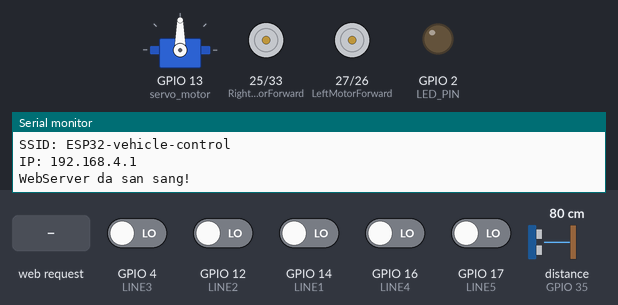
The sketch below on a simulated ESP32. Shown: servo, motor-driver pin pairs drawn as motors (green arrow = first pin HIGH = forward, orange = second pin HIGH = backward, longer = more drive), output pins drawn as LEDs (lit = HIGH), the last lines printed to the serial monitor. Wiring (inferred from the names in the program): ultrasonic range finder: trigger GPIO 32; echo GPIO 35. Inputs (shaded band) come from the test bench; at power-on: GPIO 4 (LINE3), GPIO 12 (LINE2), GPIO 14 (LINE1), GPIO 16 (LINE4), GPIO 17 (LINE5) LOW, distance to the obstacle (sensor on GPIO 35) 80 cm. The echo pulse lasts 58.3 µs per cm; pins used as bus, display or sensor lines are not drawn.

Above: at 1.2 s.
1.3 s: HTTP request GET /auto received
At 2.0 s:
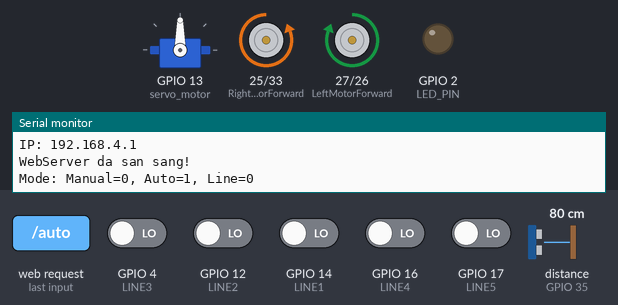
2.8 s: distance to the obstacle (sensor on GPIO 35) set to 34 cm
4.3 s: distance to the obstacle (sensor on GPIO 35) set to 29 cm
At 5.3 s:
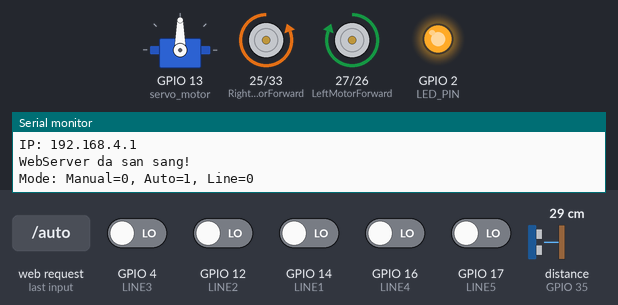
5.8 s: HTTP request GET /line received
At 6.3 s:
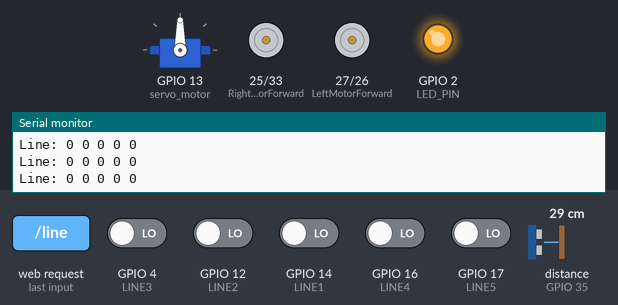
7.3 s: HTTP request GET /auto received
At 8.0 s:
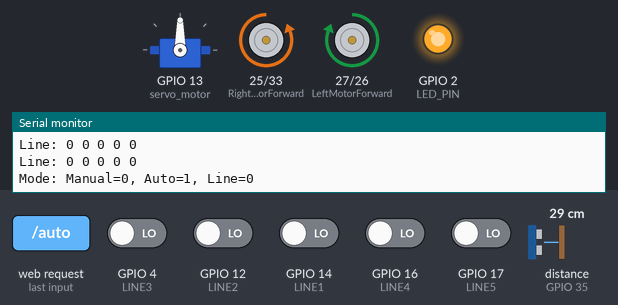
8.8 s: distance to the obstacle (sensor on GPIO 35) set to 25 cm
At 9.2 s:
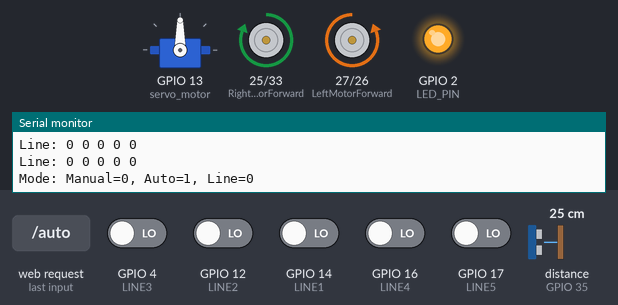
Timing chart, 0 to 12.8 s (numbered marks = the images above; inputs shaded):
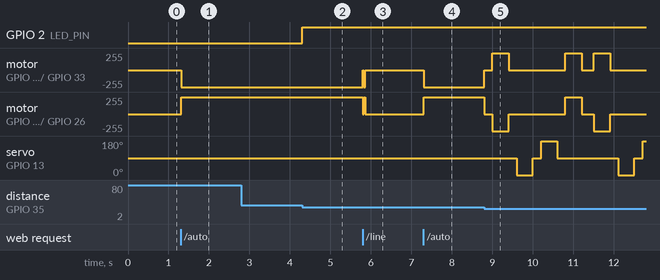

Measured:
- the behaviour switches between 32 and 31 cm on distance to the obstacle (sensor on GPIO 35) (found by bisection; images 1 and 2)
- the behaviour switches between 27 and 26 cm on distance to the obstacle (sensor on GPIO 35) (found by bisection; images 4 and 5)
- after the input at 1.3 s, motor on GPIO 25 (RightMotorForward) / GPIO 33 (RightMotorBackward): stopped → backward 255/255 at once; motor on GPIO 27 (LeftMotorForward) / GPIO 26 (LeftMotorBackward): stopped → forward 255/255 at once
- after the input at 2.8 s, every drawn part: stays the same
- after the input at 4.3 s, GPIO 2 (LED_PIN): LOW → HIGH at once
- after the input at 5.8 s, motor on GPIO 25 (RightMotorForward) / GPIO 33 (RightMotorBackward): backward 255/255 → stopped at once; motor on GPIO 27 (LeftMotorForward) / GPIO 26 (LeftMotorBackward): forward 255/255 → stopped at once
- after the input at 7.3 s, motor on GPIO 25 (RightMotorForward) / GPIO 33 (RightMotorBackward): stopped → backward 255/255 at once; motor on GPIO 27 (LeftMotorForward) / GPIO 26 (LeftMotorBackward): stopped → forward 255/255 at once

The sketch:

XeTuHanh.ino
```cpp
#include <WiFi.h>
#include <WebServer.h>
#include <ESP32Servo.h>

// ===== WiFi AP =====
const char* ap_ssid = "ESP32-vehicle-control";
const char* ap_password = "12345678";

WebServer server(80);

// ===== ĐỘNG CƠ =====
const int LeftMotorForward  = 27;
const int LeftMotorBackward = 26;
const int RightMotorForward = 25;
const int RightMotorBackward= 33;

// ===== SIÊU ÂM + SERVO + LED =====
#define TRIG_PIN 32
#define ECHO_PIN 35
#define LED_PIN  2
Servo servo_motor;

// ===== CẢM BIẾN DÒ LINE (5 mắt) =====
#define LINE1 14
#define LINE2 12
#define LINE3 4
#define LINE4 16
#define LINE5 17

// ===== BIẾN TRẠNG THÁI =====
int distance = 100;
int speedMotor = 200;
bool manualMode = true;
bool autoMode = false;
bool lineMode = false;

enum Direction {STOP, FORWARD, BACKWARD, LEFT, RIGHT};
Direction lastLineDirection = FORWARD;
unsigned long lostLineTime = 0;

void setup() {
  Serial.begin(115200);

  pinMode(LeftMotorForward, OUTPUT);
  pinMode(LeftMotorBackward, OUTPUT);
  pinMode(RightMotorForward, OUTPUT);
  pinMode(RightMotorBackward, OUTPUT);

  pinMode(TRIG_PIN, OUTPUT);
  pinMode(ECHO_PIN, INPUT);
  pinMode(LED_PIN, OUTPUT);

  servo_motor.attach(13, 500, 2400);
  servo_motor.write(90);

  pinMode(LINE1, INPUT);
  pinMode(LINE2, INPUT);
  pinMode(LINE3, INPUT);
  pinMode(LINE4, INPUT);
  pinMode(LINE5, INPUT);

  WiFi.softAP(ap_ssid, ap_password);
  Serial.println("ESP32 da tao WiFi AP");
  Serial.print("SSID: "); Serial.println(ap_ssid);
  Serial.print("IP: "); Serial.println(WiFi.softAPIP());

  // ===== ROUTES WEB =====
  server.on("/", handleRoot);

  server.on("/forward", [](){ if(manualMode) moveForward(); server.send(200, "text/plain", "Forward"); });
  server.on("/backward", [](){ if(manualMode) moveBackward(); server.send(200, "text/plain", "Backward"); });
  server.on("/left", [](){ if(manualMode) turnLeft(); server.send(200, "text/plain", "Left"); });
  server.on("/right", [](){ if(manualMode) turnRight(); server.send(200, "text/plain", "Right"); });
  server.on("/stop", [](){ moveStop(); server.send(200, "text/plain", "Stop"); });

  server.on("/manual", [](){ setMode(true, false, false); server.send(200, "text/plain", "Manual Mode"); });
  server.on("/auto",   [](){ setMode(false, true, false); server.send(200, "text/plain", "Auto Obstacle Mode"); });
  server.on("/line",   [](){ setMode(false, false, true); server.send(200, "text/plain", "Line Follower Mode"); });

  server.on("/speed", [](){
    if(server.hasArg("val")){
      speedMotor = server.arg("val").toInt();
      speedMotor = constrain(speedMotor, 0, 255);
    }
    server.send(200, "text/plain", "OK");
  });

  server.on("/led", [](){
    if(distance <= 30) server.send(200, "text/plain", "ON");
    else server.send(200, "text/plain", "OFF");
  });

  server.begin();
  Serial.println("WebServer da san sang!");
}

void loop() {
  server.handleClient();

  distance = readPing();
  if (distance <= 30) {
    digitalWrite(LED_PIN, HIGH);
  } else {
    digitalWrite(LED_PIN, LOW);
  }

  if (autoMode) {
    runAutoObstacle();
  } else if (lineMode) {
    runLineFollower();
  }
}

// ===== CHUYỂN CHẾ ĐỘ =====
void setMode(bool manual, bool autoObs, bool line) {
  moveStop();
  manualMode = manual;
  autoMode = autoObs;
  lineMode = line;
  Serial.printf("Mode: Manual=%d, Auto=%d, Line=%d\n", manualMode, autoMode, lineMode);
}

// ===== TRÁNH VẬT CẢN (giống code gốc) =====
void runAutoObstacle() {
  int distanceRight = 0;
  int distanceLeft = 0;

  distance = readPing();
  if (distance <= 25) {
    moveStop();
    delay(200);
    moveBackward();
    delay(400);
    moveStop();
    delay(200);

    distanceRight = lookRight();
    delay(200);
    distanceLeft = lookLeft();
    delay(200);

    if (distanceRight >= distanceLeft) {
      turnRight();
      delay(400);
    } else {
      turnLeft();
      delay(400);
    }
    moveStop();
    delay(100);
  } else {
    moveForward();
  }
}

int lookRight() {
  servo_motor.write(0);
  delay(400);
  int d = readPing();
  servo_motor.write(90);
  return d;
}

int lookLeft() {
  servo_motor.write(180);
  delay(400);
  int d = readPing();
  servo_motor.write(90);
  return d;
}

int readPing() {
  long duration;
  int cm;
  digitalWrite(TRIG_PIN, LOW);
  delayMicroseconds(2);
  digitalWrite(TRIG_PIN, HIGH);
  delayMicroseconds(10);
  digitalWrite(TRIG_PIN, LOW);

  duration = pulseIn(ECHO_PIN, HIGH, 30000);
  cm = duration * 0.034 / 2;
  if (cm == 0 || cm > 400) cm = 400;
  return cm;
}

// ===== DÒ LINE =====
void runLineFollower() {
  int s1 = digitalRead(LINE1);
  int s2 = digitalRead(LINE2);
  int s3 = digitalRead(LINE3);
  int s4 = digitalRead(LINE4);
  int s5 = digitalRead(LINE5);

  Serial.printf("Line: %d %d %d %d %d\n", s1, s2, s3, s4, s5);

  // ===== LOGIC MỚI: 1 = thấy line đen (active HIGH - phổ biến nhất) =====
  if ((s2 == 1 && s3 == 1) || s3 == 1 || (s3 == 1 && s4 == 1)) {
    setLineDirection(FORWARD);
  }
  else if (s1 == 1 || (s1 == 1 && s2 == 1)) {
    setLineDirection(RIGHT);
  }
  else if (s2 == 1) {
    setLineDirection(RIGHT);
  }
  else if (s5 == 1 || (s4 == 1 && s5 == 1)) {
    setLineDirection(LEFT);
  }
  else if (s4 == 1) {
    setLineDirection(LEFT);
  }
  else {
    setLineDirection(lastLineDirection);
    if (millis() - lostLineTime > 1000) {
      setLineDirection(STOP);
    }
  }

  if (s1 == 1 || s2 == 1 || s3 == 1 || s4 == 1 || s5 == 1) {
    lostLineTime = millis();
  }

  delay(20);
}

void setLineDirection(Direction dir) {
  motorControl(dir);
  if (dir != STOP) lastLineDirection = dir;
}

void moveForward()  {
  motorControl(FORWARD);
  }

void moveBackward() {
  motorControl(BACKWARD); }

void turnLeft()     {
  motorControl(LEFT);
}

void turnRight()    {
   motorControl(RIGHT);
   }

void moveStop()     {
  motorControl(STOP);
  }

// ===== TRANG WEB =====
void handleRoot() {
  String html = R"rawliteral(
  <!DOCTYPE html>
  <html>
  <head>
    <meta name="viewport" content="width=device-width, initial-scale=1.0">
    <style>
      body { background:#202020; color:white; font-family:Arial; text-align:center; }
      .joystick { width:200px; height:200px; background:#444; border-radius:50%; margin:20px; display:inline-block; position:relative; touch-action:none; }
      .stick { width:80px; height:80px; background:#1e90ff; border-radius:50%; position:absolute; top:60px; left:60px; }
      button { width:120px; height:50px; margin:10px; font-size:18px; border-radius:12px; border:none; }
      .mode { background:#ff9800; color:white; }
      .stop { background:red; color:white; font-weight:bold; }
      #led { width:30px; height:30px; border-radius:50%; display:inline-block; margin:10px; background:green; }
      #speedValue { font-size:18px; margin-top:10px; }
    </style>
  </head>
  <body>
    <h2>ESP32 Vehicle Control</h2>

    <div>
      <div id="joystick1" class="joystick"><div id="stick1" class="stick"></div></div>
      <div id="joystick2" class="joystick"><div id="stick2" class="stick"></div></div>
    </div>

    <div id="buttons">
      <button class="mode" onclick="sendCmd('manual')">Manual Mode</button>
      <button class="mode" onclick="sendCmd('auto')">Auto Obstacle</button>
      <button class="mode" onclick="sendCmd('line')">Line Follower</button><br>
      <button class="stop" onclick="sendCmd('stop')">STOP</button>
    </div>

    <h3>Obstacle Detector</h3>
    <div id="led"></div>

    <h3>Speed Control (Manual)</h3>
    <input type="range" min="0" max="255" value="200" id="speedSlider" onchange="updateSpeed(this.value)">
    <div id="speedValue">Speed: 200</div>

    <script>
      function setupJoystick(joyId, stickId, axis) {
        let joy = document.getElementById(joyId);
        let stick = document.getElementById(stickId);
        let centerX = joy.offsetWidth/2, centerY = joy.offsetHeight/2;
        let active=false, currentCmd="stop";

        joy.addEventListener("touchstart", e=>{ active=true; e.preventDefault(); });
        joy.addEventListener("touchend", ()=>{ active=false; resetStick(); sendCmd("stop"); currentCmd="stop"; });
        joy.addEventListener("touchmove", e=>{
          if(!active) return;
          let rect=joy.getBoundingClientRect();
          let x=e.touches[0].clientX-rect.left, y=e.touches[0].clientY-rect.top;
          let dx=x-centerX, dy=y-centerY;
          let dist=Math.sqrt(dx*dx+dy*dy), maxDist=70;
          if(dist>maxDist){ dx*=maxDist/dist; dy*=maxDist/dist; }
          stick.style.left=(centerX+dx-40)+"px";
          stick.style.top=(centerY+dy-40)+"px";

          let cmd="stop";
          if(axis==="Y"){
            if(dy<-20) cmd="forward";
            else if(dy>20) cmd="backward";
          } else {
            if(dx<-20) cmd="left";
            else if(dx>20) cmd="right";
          }
          if(cmd!==currentCmd){ currentCmd=cmd; sendCmd(cmd); }
        });

        function resetStick(){
          stick.style.left="60px"; stick.style.top="60px";
        }
      }

      setupJoystick("joystick1","stick1","Y");  // Trái-phải: tiến/lùi
      setupJoystick("joystick2","stick2","X");  // Phải: trái/phải

      function sendCmd(cmd){
        fetch("/"+cmd).catch(err=>console.log(err));
      }

      function updateSpeed(val){
        document.getElementById("speedValue").innerText = "Speed: " + val;
        fetch("/speed?val="+val);
      }

      setInterval(()=>{
        fetch("/led").then(r=>r.text()).then(state=>{
          document.getElementById("led").style.background = (state=="ON") ? "red" : "green";
        });
      }, 500);
    </script>
  </body>
  </html>
  )rawliteral";
  server.send(200, "text/html", html);
}

void motorControl(Direction dir) {
  switch (dir) {
    case FORWARD:
      digitalWrite(LeftMotorForward, HIGH);
      digitalWrite(LeftMotorBackward, LOW);
      digitalWrite(RightMotorBackward, HIGH);
      digitalWrite(RightMotorForward, LOW);
      break;
    case BACKWARD:
      digitalWrite(LeftMotorBackward, HIGH);
      digitalWrite(LeftMotorForward, LOW);
      digitalWrite(RightMotorForward, HIGH);
      digitalWrite(RightMotorBackward, LOW);
      break;
    case LEFT:
      digitalWrite(RightMotorBackward, HIGH);
      digitalWrite(RightMotorForward, LOW);
      digitalWrite(LeftMotorForward, LOW);
      digitalWrite(LeftMotorBackward, HIGH);
      break;
    case RIGHT:
      digitalWrite(LeftMotorForward, HIGH);
      digitalWrite(LeftMotorBackward, LOW);
      digitalWrite(RightMotorForward, HIGH);
      digitalWrite(RightMotorBackward, LOW);
      break;
    case STOP:
    default:
      digitalWrite(LeftMotorForward, LOW);
      digitalWrite(LeftMotorBackward, LOW);
      digitalWrite(RightMotorForward, LOW);
      digitalWrite(RightMotorBackward, LOW);
      break;
  }
}
```
